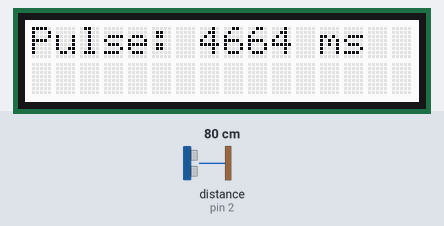
The sketch below on a simulated Arduino Uno, built with avr-gcc and run on an emulated ATmega328P. On the bench: 16×2 character LCD. The inputs (shaded band) are chosen by the test bench; at power-on: distance to the obstacle (sensor on pin 2) 80 cm. The echo pulse lasts 58.3 µs per cm; what the sketch prints to the serial monitor is not drawn.

Above: at 1.2 s.
1.3 s: distance to the obstacle (sensor on pin 2) set to 2 cm
At 2.6 s:
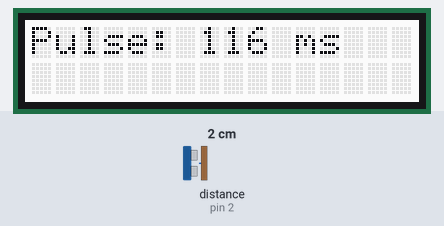
5.4 s: distance to the obstacle (sensor on pin 2) set to 4 cm
At 6.8 s:
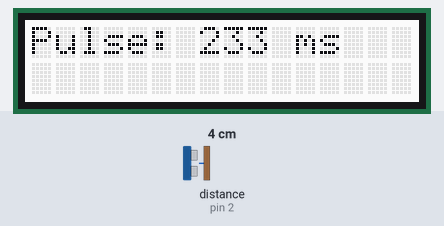
8.6 s: distance to the obstacle (sensor on pin 2) set to 9 cm
At 9.7 s:
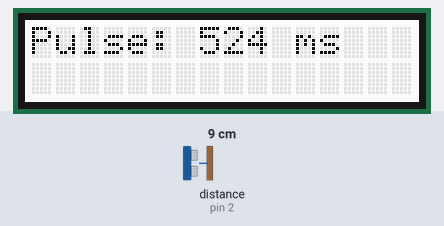
Timing chart, 0 to 11.6 s (numbered marks = the images above; inputs shaded):
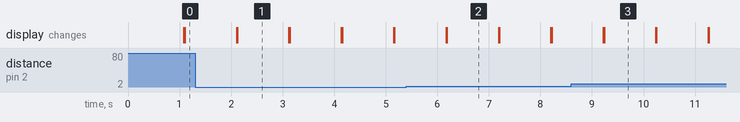

The sketch:

laserRangeSensor.ino
```cpp
#include "rgb_lcd.h"

rgb_lcd lcd;

const int laserPin = 2;  // Replace with the actual pin number connected to the range finder

void setup() {
  Serial.begin(9600);
  lcd.begin(16,2);
}

void loop() {
  pinMode(laserPin, OUTPUT);
  digitalWrite(laserPin, LOW);
  // set microseconds to at least 2
  delayMicroseconds(2);
  digitalWrite(laserPin, HIGH);
  delayMicroseconds(2);
  digitalWrite(laserPin, LOW);

  pinMode(laserPin, INPUT);
  long pulse = pulseIn(laserPin, HIGH);

  Serial.print("Pulse Width: ");
  //lcd.print("Pulse: " + pulse + " ms");
  lcd.write("Pulse: ");
  lcd.print(pulse);
  lcd.write(" ms");
  Serial.print((float)pulse);
  Serial.println(" ms");
  delay(1000);
  lcd.clear();
}
```

Measured:
- after the input at 1.3 s, the display: first differs from a run without the input after 0.82 s (image 1)
- after the input at 5.4 s, the display: first differs from a run without the input after 0.78 s (image 2)
- after the input at 8.6 s, the display: first differs from a run without the input after 0.63 s (image 3)
- what the display in image 1 shows lasts 1.0 s, from 2.1 s to 3.1 s
